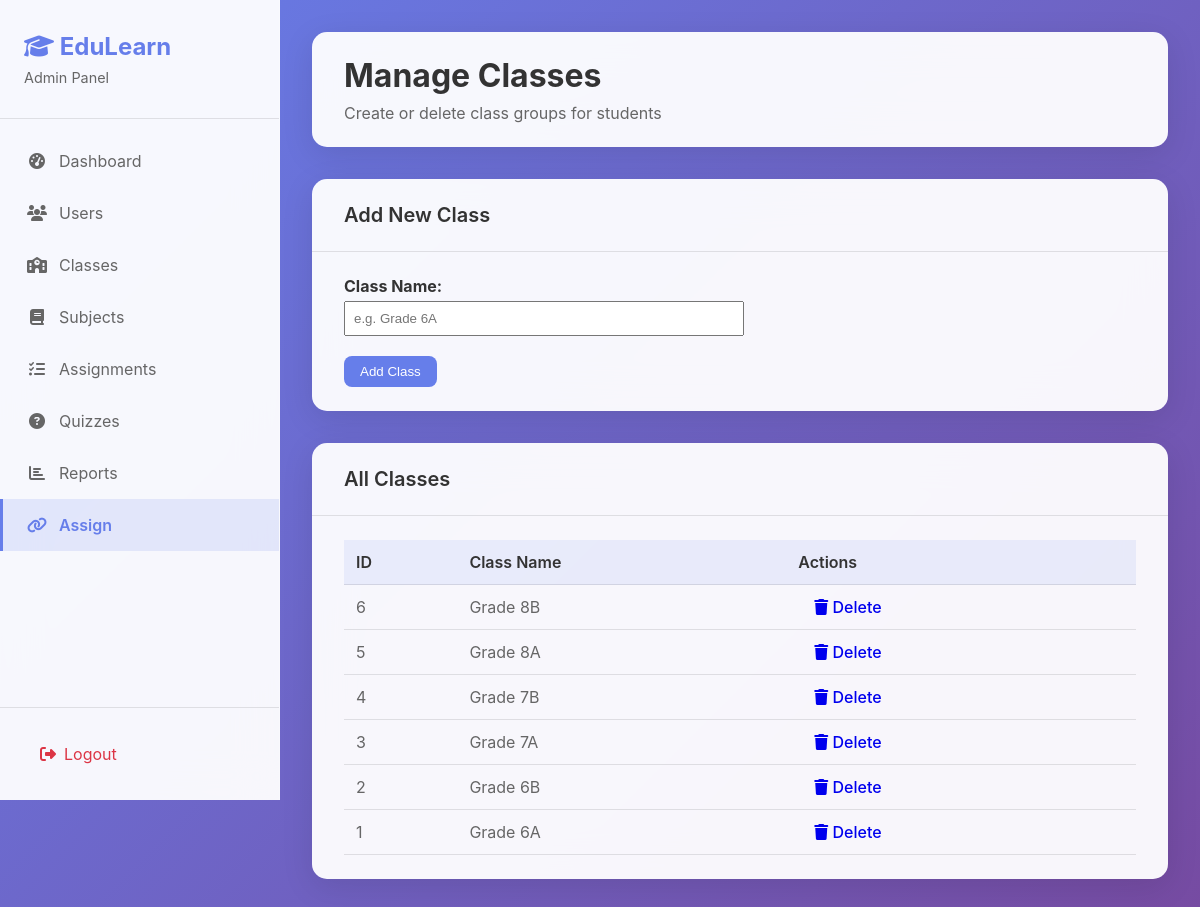
The page /admin/classes.php (signed in) on the database its author committed.
### tables this page shows
CREATE TABLE IF NOT EXISTS classes (
  id INT AUTO_INCREMENT PRIMARY KEY,
  name VARCHAR(100) NOT NULL,  
  description TEXT,
  created_at TIMESTAMP DEFAULT CURRENT_TIMESTAMP
);

### admin/classes.php (the view, shortened to what this page needs)
<?php
require_once '../config/db.php';
$classes = $conn->query("SELECT * FROM classes ORDER BY id DESC");
?>
<!DOCTYPE html>
<html lang="en">
<head>
    <link rel="stylesheet" href="../assets/css/dashboard.css">
    <link rel="stylesheet" href="https://cdnjs.cloudflare.com/ajax/libs/font-awesome/6.5.0/css/all.min.css">
</head>
<body>
    <div class="dashboard-container">
        <aside class="sidebar">
            <div class="sidebar-header">
                <h2><i class="fas fa-graduation-cap"></i> EduLearn</h2>
                <p>Admin Panel</p>
            </div>
            <nav class="sidebar-nav">
                <a href="dashboard.php" class="nav-item">
                    <i class="fas fa-tachometer-alt"></i>
                    <span>Dashboard</span>
                </a>
                <a href="users.php" class="nav-item">
                    <i class="fas fa-users"></i>
                    <span>Users</span>
                </a>
                <a href="classes.php" class="nav-item">
                    <i class="fas fa-school"></i>
                    <span>Classes</span>
                </a>
                <a href="subjects.php" class="nav-item">
                    <i class="fas fa-book"></i>
                    <span>Subjects</span>
                </a>
                <a href="assignments.php" class="nav-item">
                    <i class="fas fa-tasks"></i>
                    <span>Assignments</span>
                </a>
                <a href="quizzes.php" class="nav-item">
                    <i class="fas fa-question-circle"></i>
                    <span>Quizzes</span>
                </a>
                <a href="reports.php" class="nav-item">
                    <i class="fas fa-chart-bar"></i>
                    <span>Reports</span>
                </a>
                <a href="assign.php" class="nav-item active">
                    <i class="fas fa-link"></i>
                    <span>Assign</span>
                </a>
            </nav>
            <div class="sidebar-footer">
                <a href="../logout.php" class="logout-btn">
                    <i class="fas fa-sign-out-alt"></i>
                    <span>Logout</span>
                </a>
            </div>
        </aside>
        <main class="main-content">
            <header class="content-header">
                <div class="header-left">
                    <h1>Manage Classes</h1>
                    <p>Create or delete class groups for students</p>
                </div>
            </header>
            <div class="content-card" style="margin-top: 2rem;">
                <div class="card-header">
                    <h3>Add New Class</h3>
                </div>
                <div class="card-content">
                    <form method="POST">
                        <label for="class_name"><strong>Class Name:</strong></label><br>
                        <input type="text" name="class_name" id="class_name" required placeholder="e.g. Grade 6A"
                            style="padding: 0.5rem; width: 100%; max-width: 400px; margin-top: 5px;"><br><br>
                        <button type="submit" class="btn btn-primary">Add Class</button>
                    </form>
                </div>
            </div>
            <div class="content-card" style="margin-top: 2rem;">
                <div class="card-header">
                    <h3>All Classes</h3>
                </div>
                <div class="card-content">
                    <div class="table-responsive">
                        <table class="data-table">
                            <thead>
                                <tr>
                                    <th>ID</th>
                                    <th>Class Name</th>
                                    <th>Actions</th>
                                </tr>
                            </thead>
                            <tbody>
                                <?php while ($row = $classes->fetch_assoc()): ?>
                                <tr>
                                    <td><?php echo $row['id']; ?></td>
                                    <td><?php echo htmlspecialchars($row['name']); ?></td>
                                    <td>
                                        <a href="classes.php?delete=<?php echo $row['id']; ?>" class="btn btn-danger"
                                            onclick="return confirm('Are you sure you want to delete this class?');">
                                            <i class="fas fa-trash"></i> Delete
                                        </a>
                                    </td>
                                </tr>
                                <?php endwhile; ?>
                            </tbody>
                        </table>
                    </div>
                </div>
            </div>
        </main>
    </div>
</body>
</html>

### assets/css/dashboard.css (style rules this page uses)
* { margin: 0; padding: 0; box-sizing: border-box; }
body { font-family: 'Inter', sans-serif; background: linear-gradient(135deg, #667eea 0%, #764ba2 100%); min-height: 100vh; color: #333; }
.dashboard-container { display: flex; min-height: 100vh; }
.sidebar { width: 280px; background: rgba(255, 255, 255, 0.95); backdrop-filter: blur(20px); border-right: 1px solid rgba(255, 255, 255, 0.2); display: flex; flex-direction: column; position: fixed; height: 100vh; overflow-y: auto; }
.sidebar-header { padding: 2rem 1.5rem; border-bottom: 1px solid rgba(0, 0, 0, 0.1); }
.sidebar-header h2 { color: #667eea; font-size: 1.5rem; font-weight: 700; margin-bottom: 0.5rem; }
.sidebar-header p { color: #666; font-size: 0.9rem; }
.sidebar-nav { flex: 1; padding: 1rem 0; }
.nav-item { display: flex; align-items: center; padding: 1rem 1.5rem; color: #666; text-decoration: none; transition: all 0.3s ease; border-left: 3px solid transparent; }
.nav-item.active { background: rgba(102, 126, 234, 0.15); color: #667eea; border-left-color: #667eea; font-weight: 600; }
.nav-item i { margin-right: 0.75rem; width: 20px; text-align: center; }
.sidebar-footer { padding: 1.5rem; border-top: 1px solid rgba(0, 0, 0, 0.1); }
.logout-btn { display: flex; align-items: center; padding: 0.75rem 1rem; color: #dc3545; text-decoration: none; border-radius: 8px; transition: all 0.3s ease; }
.logout-btn i { margin-right: 0.5rem; }
.main-content { flex: 1; margin-left: 280px; padding: 2rem; overflow-y: auto; }
.content-header { display: flex; justify-content: space-between; align-items: center; margin-bottom: 2rem; background: rgba(255, 255, 255, 0.95); backdrop-filter: blur(20px); padding: 1.5rem 2rem; border-radius: 15px; box-shadow: 0 8px 32px rgba(0, 0, 0, 0.1); }
.header-left h1 { color: #333; font-size: 2rem; font-weight: 700; margin-bottom: 0.5rem; }
.header-left p { color: #666; font-size: 1rem; }
.content-card { background: rgba(255, 255, 255, 0.95); backdrop-filter: blur(20px); border-radius: 15px; box-shadow: 0 8px 32px rgba(0, 0, 0, 0.1); overflow: hidden; }
.card-header { display: flex; justify-content: space-between; align-items: center; padding: 1.5rem 2rem; border-bottom: 1px solid rgba(0, 0, 0, 0.1); }
.card-header h3 { color: #333; font-size: 1.25rem; font-weight: 600; }
.card-content { padding: 1.5rem 2rem; }
.table-responsive { overflow-x: auto; }
.data-table { width: 100%; border-collapse: collapse; }
.data-table th, .data-table td { padding: 0.75rem; text-align: left; border-bottom: 1px solid rgba(0, 0, 0, 0.1); }
.data-table th { font-weight: 600; color: #333; background: rgba(102, 126, 234, 0.1); }
.data-table td { color: #666; }
.btn { padding: 0.5rem 1rem; border-radius: 8px; text-decoration: none; font-weight: 500; transition: all 0.3s ease; border: none; cursor: pointer; }
.btn-primary { background: #667eea; color: white; }

### rows shown on the page
classes: id "6", name "Grade 8B"
classes: id "5", name "Grade 8A"
classes: id "4", name "Grade 7B"
classes: id "3", name "Grade 7A"
classes: id "2", name "Grade 6B"
classes: id "1", name "Grade 6A"
